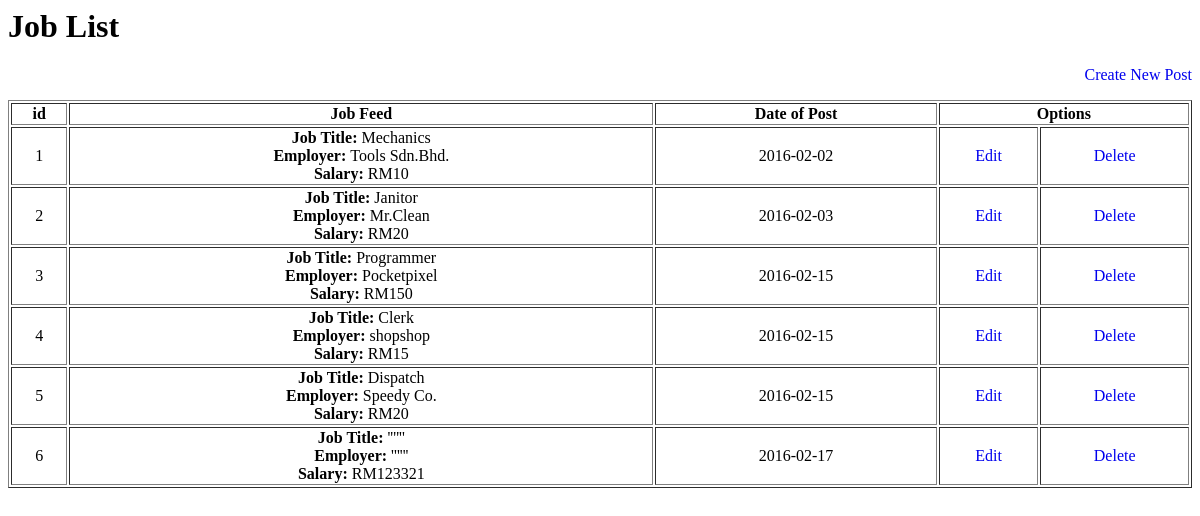
Screenshot of /index1.php with the database file from the repository.
### tables this page shows
CREATE TABLE `posts` (
  `work` varchar(50) DEFAULT NULL,
  `employer` varchar(50) DEFAULT NULL,
  `salary` int(11) DEFAULT NULL,
  `location` varchar(2000) DEFAULT NULL,
  `scope` varchar(2000) DEFAULT NULL,
  `addinfo` varchar(2000) DEFAULT NULL,
  `jobcat` varchar(100) DEFAULT NULL,
  `loccat` varchar(100) DEFAULT NULL,
  `date_posted` date DEFAULT NULL,
  `id` int(11) NOT NULL AUTO_INCREMENT,
  PRIMARY KEY (`id`)
);

### index1.php (the view, shortened to what this page needs)
<html>
<head>
    <link rel="stylesheet" type="text/css" href="main.css">
</head>
<?php
    include 'dbcon.php';
    $sql = "SELECT * FROM posts";
    $results= mysqli_query($conn, $sql);
?>
<body>
    <div class="main">
        <header>
            <h1>Job List</h1>
        </header>
        <p class="buttonalign">
            <a href="create-post.php">Create New Post</a>
        </p>
        <p>
            <table border="1" width="100%">
                <thead>
                    <tr>
                        <th>id</th>
                        <th colspan="4">Job Feed</th>
                        <th>Date of Post</th>
                        <th colspan="2">Options</th>
                    </tr>
                </thead>
                <tbody align="center">
                    <?php
                    if(mysqli_num_rows($results) > 0){
                    while($postinfo=mysqli_fetch_array($results)){
                        echo "<tr>";
                        echo "<td>".$postinfo['id']."</td>";
                        echo "<td colspan='4'>"."<a class=\"postlink\" href=\"viewpost1.php?id=".$postinfo['id']."\">"."<b>Job Title: </b>".$postinfo['work']."<br>"."<b>Employer: </b>".$postinfo['employer']."<br>"."<b>Salary: </b>"."RM".$postinfo['salary']."</a>"."</td>";
                        echo "<td>".$postinfo['date_posted']."</td>";
                        echo "<td><a href=\" updatepost.php?id=".$postinfo['id']." \">Edit</a></td>";
                        echo "<td><a href=\" delmessage.php?id=".$postinfo['id']." \">Delete</a></td>";
                        echo "</tr>";
                    }
                }
                    ?>
                </tbody>
            </table>
</body>
</html>

### main.css (style rules this page uses)
a { text-decoration: none; }
.buttonalign { margin: auto; text-align: right; }
.postlink { text-decoration:none; color: black; }

### rows the page displays
posts: id "1", work "Mechanics", employer "Tools Sdn.Bhd.", salary "10", date_posted "2016-02-02"
posts: id "2", work "Janitor", employer "Mr.Clean", salary "20", date_posted "2016-02-03"
posts: id "3", work "Programmer", employer "Pocketpixel", salary "150", date_posted "2016-02-15"
posts: id "4", work "Clerk", employer "shopshop", salary "15", date_posted "2016-02-15"
posts: id "5", work "Dispatch", employer "Speedy Co.", salary "20", date_posted "2016-02-15"
posts: id "6", work "''''''", employer "''''''", salary "123321", date_posted "2016-02-17"
